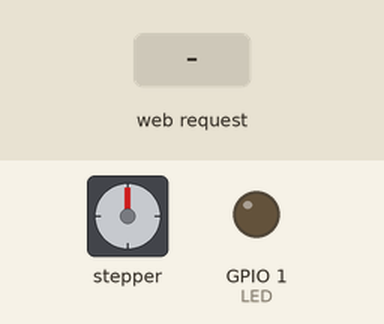
The sketch below on a simulated ESP8266 (NodeMCU). Parts: stepper motor, output pins drawn as LEDs (lit = HIGH). Wiring (inferred from the names in the program): stepper motor driver (200 steps per turn assumed): step GPIO 2; direction GPIO 0. The inputs (shaded band) are chosen by the test bench. WiFi joins after 1.5 s; servers stay silent unless stated; pins used as bus, display or sensor lines are not drawn; what the sketch prints to the serial monitor is not drawn.

Above: at 2.7 s.
2.8 s: HTTP request GET /valve_open received
At 3.1 s:
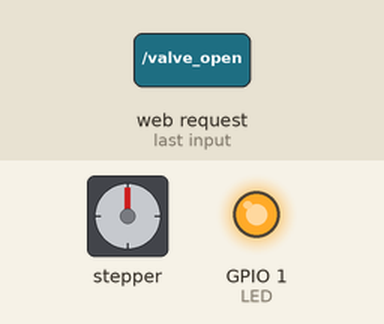
4.3 s: HTTP request GET /valve_open?steps=1 received
At 5.5 s:
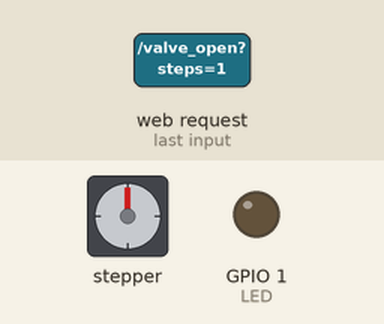
5.8 s: HTTP request GET /valve_open?steps=0 received
At 6.5 s:
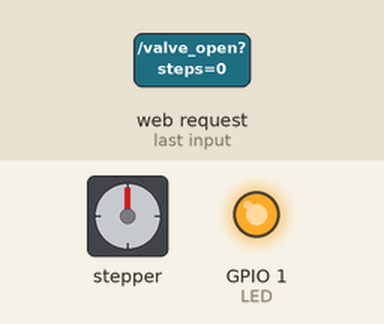
Timing chart, 0 to 8.8 s (numbered marks = the images above; inputs shaded):
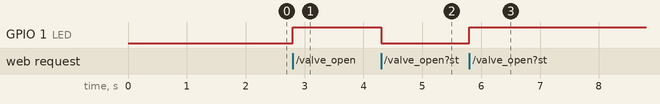

The sketch:

valve_control.ino
```cpp
#include <ESP8266WiFi.h>
#include <WiFiClient.h>
#include <ESP8266WebServer.h>
#include "webpage.h"

#define LED 1
#define DIR 0
#define STEP 2

String state, steps;

const char* ssid = "PELOTERO";
const char* password = "laclavees1981";

int delayStep = 3;

ESP8266WebServer server(80);

void handleRoot()
{
	String s = webpage;
	server.send(200, "text/html", s);
}

void valve_state()
{
	server.send(200, "text/plane", state);
}

void valve_open()
{
  steps = server.arg("steps");
  digitalWrite(LED,HIGH); //LED ON
  state = "ABIERTA";
  Serial.println("Abriendo...");
  Serial.println(steps);
  moveEngine(steps.toInt());
  server.send(200, "text/plane", state);
}

void valve_close()
{
  steps = server.arg("steps");
  digitalWrite(LED,LOW); //LED OFF
  state = "CERRADA";
  Serial.println("Cerrando...");
  Serial.println(steps);
  moveEngine(steps.toInt());
  server.send(200, "text/plane", state);
}

void setup(void)
{
  Serial.begin(9600);
  WiFi.begin(ssid, password);
  Serial.println("");
  pinMode(LED,OUTPUT);
  pinMode(DIR,OUTPUT);
  pinMode(STEP,OUTPUT);
  while (WiFi.status() != WL_CONNECTED) {Serial.print("Connecting...");}
  Serial.println("");
  Serial.print("Connected to ");
  Serial.println(ssid);
  Serial.print("IP address: ");
  Serial.println(WiFi.localIP());

  server.on("/", handleRoot);
  server.on("/valve_open", valve_open);
  server.on("/valve_close", valve_close);
  server.begin();
}

void loop(void)
{
  server.handleClient();
}

void moveEngine(uint8_t steps)
{
  digitalWrite(DIR, HIGH);
  for(int i = 0; i < steps; i++)
  {
    digitalWrite(steps, HIGH);
    delay(delayStep);
    digitalWrite(steps, LOW);
    delay(delayStep);
  }
}
```

webpage.h
```cpp
const char webpage[] PROGMEM = R"=====(
<!DOCTYPE html>
<html>
<style type="text/css">
.button {
  background-color: #4CAF50; /* Green */
  border: none;
  color: white;
  padding: 15px 32px;
  text-align: center;
  text-decoration: none;
  display: inline-block;
  font-size: 16px;
}
</style>
<body style="background-color: #f9e79f ">
<center>
<div>
<h1>Control de valvula</h1>
  <button class="button" onclick="sendOpen()">ABRIR</button>
  <button class="button" onclick="sendClose()">CERRAR</button><BR>
</div>
 <br>
<div><h2>
  Estado: <span id="state">NA</span>
</h2>
</div>
<br>
<div>
	<h1>Configuracion de pasos</h1>
	<input type="number" id="steps" min="0" max="200" step="5"></input>
</div>
<script>
function sendOpen()
{
  var steps = document.getElementById("steps");
  var xhttp = new XMLHttpRequest();
  xhttp.open("GET", "valve_open?steps="+steps, true);
  xhttp.onload = function() {
    document.getElementById("state").innerHTML = this.responseText;
  };

  xhttp.send();
}

function sendClose()
{
  var steps = document.getElementById("steps");
  var xhttp = new XMLHttpRequest();
  xhttp.open("GET", "valve_close?steps="+steps, true);
  xhttp.onload = function() {
    document.getElementById("state").innerHTML = this.responseText;
  };
  xhttp.send();
}

</script>
</center>
</body>
</html>
)=====";
```

Measured:
- after the input at 2.8 s, GPIO 1 (LED): LOW → HIGH at once
- after the input at 4.3 s, GPIO 1 (LED): HIGH → LOW at once
- after the input at 5.8 s, GPIO 1 (LED): LOW → HIGH at once
